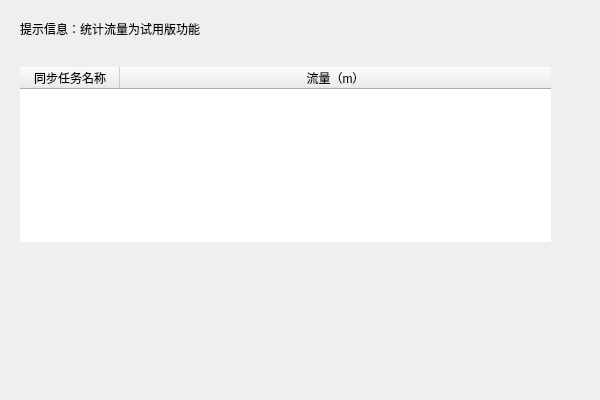
<?xml version="1.0" encoding="UTF-8"?>
<ui version="4.0">
 <class>Traffic</class>
 <widget class="QWidget" name="Traffic">
  <property name="geometry">
   <rect>
    <x>0</x>
    <y>0</y>
    <width>600</width>
    <height>400</height>
   </rect>
  </property>
  <property name="windowTitle">
   <string>Form</string>
  </property>
  <widget class="QWidget" name="">
   <property name="geometry">
    <rect>
     <x>20</x>
     <y>20</y>
     <width>531</width>
     <height>222</height>
    </rect>
   </property>
   <layout class="QVBoxLayout" name="verticalLayout">
    <item>
     <widget class="QLabel" name="label">
      <property name="text">
       <string>提示信息：统计流量为试用版功能</string>
      </property>
     </widget>
    </item>
    <item>
     <spacer name="verticalSpacer">
      <property name="orientation">
       <enum>Qt::Vertical</enum>
      </property>
      <property name="sizeHint" stdset="0">
       <size>
        <width>20</width>
        <height>40</height>
       </size>
      </property>
     </spacer>
    </item>
    <item>
     <widget class="QTreeWidget" name="treeWidget">
      <property name="styleSheet">
       <string notr="true">border: none;</string>
      </property>
      <column>
       <property name="text">
        <string>同步任务名称</string>
       </property>
       <property name="textAlignment">
        <set>AlignCenter</set>
       </property>
      </column>
      <column>
       <property name="text">
        <string>流量（m）</string>
       </property>
       <property name="textAlignment">
        <set>AlignCenter</set>
       </property>
      </column>
     </widget>
    </item>
   </layout>
  </widget>
 </widget>
 <resources/>
 <connections/>
</ui>
